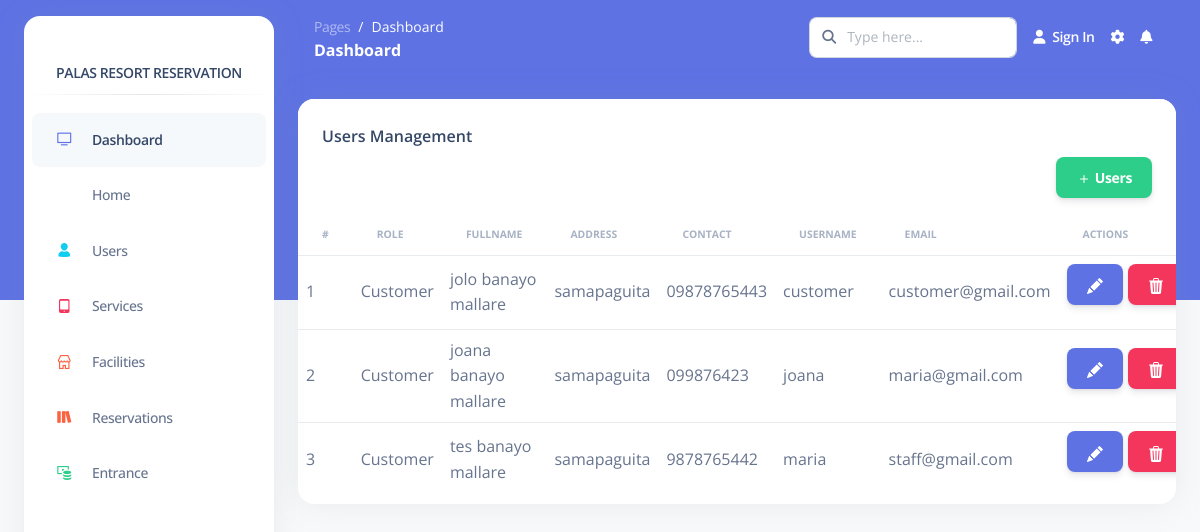
The app's page /Pages/admin/userManagement.php, older data.
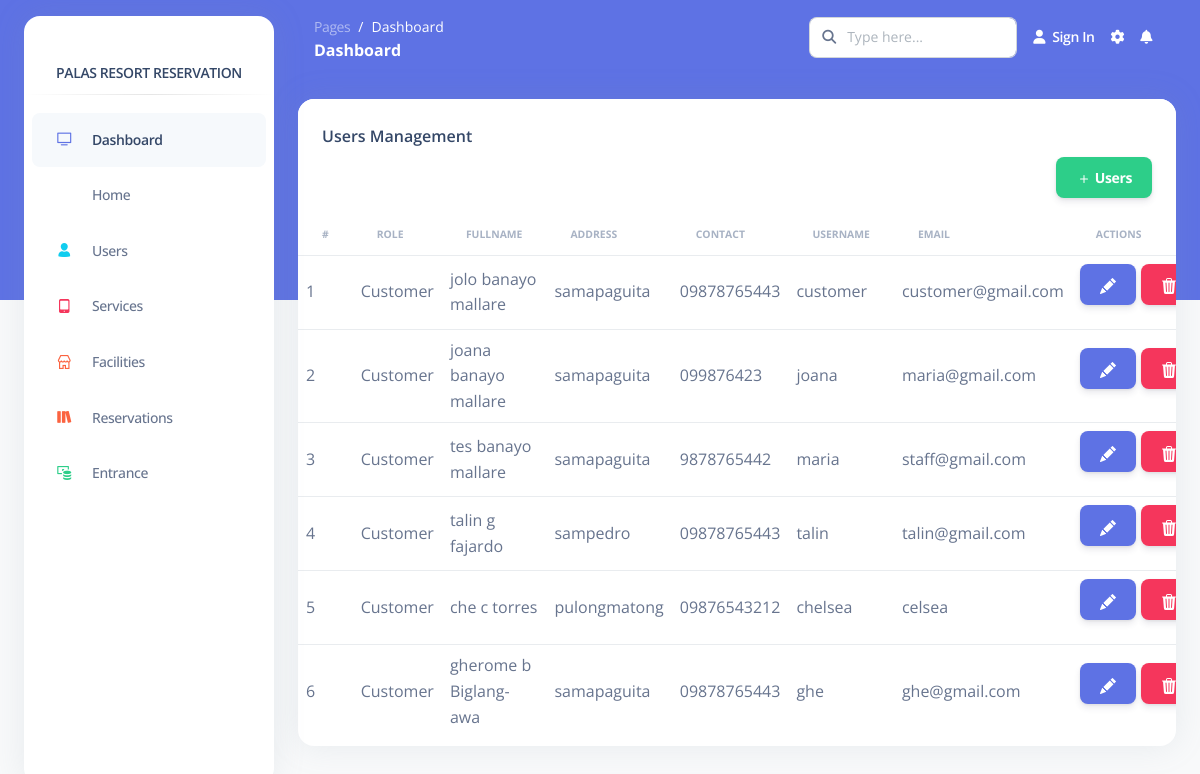
The same page, newer data.
### tables this page shows
CREATE TABLE `users` (
  `id` bigint(20) UNSIGNED NOT NULL,
  `permission_id` bigint(20) UNSIGNED NOT NULL DEFAULT 2,
  `fname` varchar(255) NOT NULL,
  `mname` varchar(255) NOT NULL,
  `lname` varchar(255) NOT NULL,
  `address` varchar(255) NOT NULL,
  `contact_num` varchar(255) NOT NULL,
  `email` varchar(255) NOT NULL,
  `username` varchar(255) NOT NULL,
  `password` varchar(255) NOT NULL
);

CREATE TABLE `permissions` (
  `permissions_id` bigint(20) UNSIGNED NOT NULL,
  `permission_name` varchar(255) NOT NULL
);

### Functions/InnovatechAPIFunctions.php (called while the page is built, shortened)
<?php
    class InnovatechAPIFunctions{
        private $servername='localhost';
        private $username='root';
        private $password='';
        private $dbname='palasresort';
        private $mysqli='';
        public function __construct(){
            $this->mysqli = new mysqli($this->servername,$this->username,$this->password,$this->dbname);
        }
        public function selectleftjoin($table,$table1,$attributename1,$attributename,$where){
            $sql = "SELECT * FROM $table LEFT JOIN $table1 ON $table1.$attributename1=$table.$attributename WHERE $where";
            $this->sql = $result = $this->mysqli->query($sql);
        }
    }
?>

### Pages/admin/userManagement.php (the view, shortened to what this page needs)
<?php include('page/head.php'); ?>
<?php include('page/sidebar.php'); ?>
<main class="main-content position-relative border-radius-lg ">
      <?php include('page/navigationbar.php'); ?>
        <div class="container-fluid py-4">
        <div class="col-12">
          <div class="card mb-4">
            <div class="card-header pb-0">
              <h6>Users Management</h6>
              <button type="button" style="float:right;" class="btn btn-success" data-bs-toggle="modal" data-bs-target="#exampleModal">
                  <svg xmlns="http://www.w3.org/2000/svg" width="16" height="16" fill="currentColor" class="bi bi-plus" viewBox="0 0 16 16">
                    <path d="M8 4a.5.5 0 0 1 .5.5v3h3a.5.5 0 0 1 0 1h-3v3a.5.5 0 0 1-1 0v-3h-3a.5.5 0 0 1 0-1h3v-3A.5.5 0 0 1 8 4z"/>
                  </svg> Users
              </button>
            </div>
          <div class="card-body px-0 pt-0 pb-2">
            <div class="table-responsive p-0">
              <table class="table align-items-center mb-0">
              <thead>
                <tr>
                  <th class="text-uppercase text-secondary text-xxs font-weight-bolder opacity-7">#</th>
                  <th class="text-uppercase text-secondary text-xxs font-weight-bolder opacity-7">Role</th>
                  <th class="text-uppercase text-secondary text-xxs font-weight-bolder opacity-7">Fullname</th>
                  <th class="text-uppercase text-secondary text-xxs font-weight-bolder opacity-7">Address</th>
                  <th class="text-uppercase text-secondary text-xxs font-weight-bolder opacity-7">Contact</th>
                  <th class="text-uppercase text-secondary text-xxs font-weight-bolder opacity-7">Username</th>
                  <th class="text-uppercase text-secondary text-xxs font-weight-bolder opacity-7">Email</th>
                  <th class="text-uppercase text-secondary text-xxs font-weight-bolder opacity-7">Actions</th>
                </tr>
              </thead>
              <tbody>
              <?php
                  include('../../Functions/InnovatechAPIFunctions.php');
                  $newAPIFunctions = new InnovatechAPIFunctions();
                  $newAPIFunctions->selectleftjoin("users","permissions","permissions_id","permission_id","permission_id!=1");
                  $userLists = $newAPIFunctions->sql;
                  $index = 1;
                  while ($data = mysqli_fetch_assoc($userLists)){
              ?>
              <tr>
                <td><?php echo $index; ?></td>
                <td class="text-wrap"><?php echo $data["permission_name"]; ?></td>
                <td class="text-wrap"><?php echo $data["fname"] ." ". $data["mname"] ." ". $data["lname"]; ?></td>
                <td class="text-wrap"><?php echo $data["address"]; ?></td>
                <td class="text-wrap"><?php echo $data["contact_num"]; ?></td>
                <td class="text-wrap"><?php echo $data["username"]; ?></td>
                <td class="text-wrap"><?php echo $data["email"]; ?></td>
                <td><button style="margin-right:5px;" type="button" class="btn btn-primary" id="edit" data-id="<?php echo $data['id']; ?>">
                            </button><button type="button" class="btn btn-danger" data-id="<?php echo $data['id']; ?>" id="delete"></button></td>
              </tr>
              <?php $index++; } ?>
              </tbody>
              </table>
                </div>
              </div>
            </div>
          </div>
        </div>
</main>
<?php include('page/scripts.php'); ?>

Row changes from the older to the newer data that the page shows:
added users: permission.permission_name "Customer", fname "talin", mname "g", lname "fajardo", address "sampedro", contact_num "09878765443", username "talin", email "talin@gmail.com"
added users: permission.permission_name "Customer", fname "che", mname "c", lname "torres", address "pulongmatong", contact_num "09876543212", username "chelsea", email "celsea"
added users: permission.permission_name "Customer", fname "gherome", mname "b", lname "Biglang-awa", address "samapaguita", contact_num "09878765443", username "ghe", email "ghe@gmail.com"
